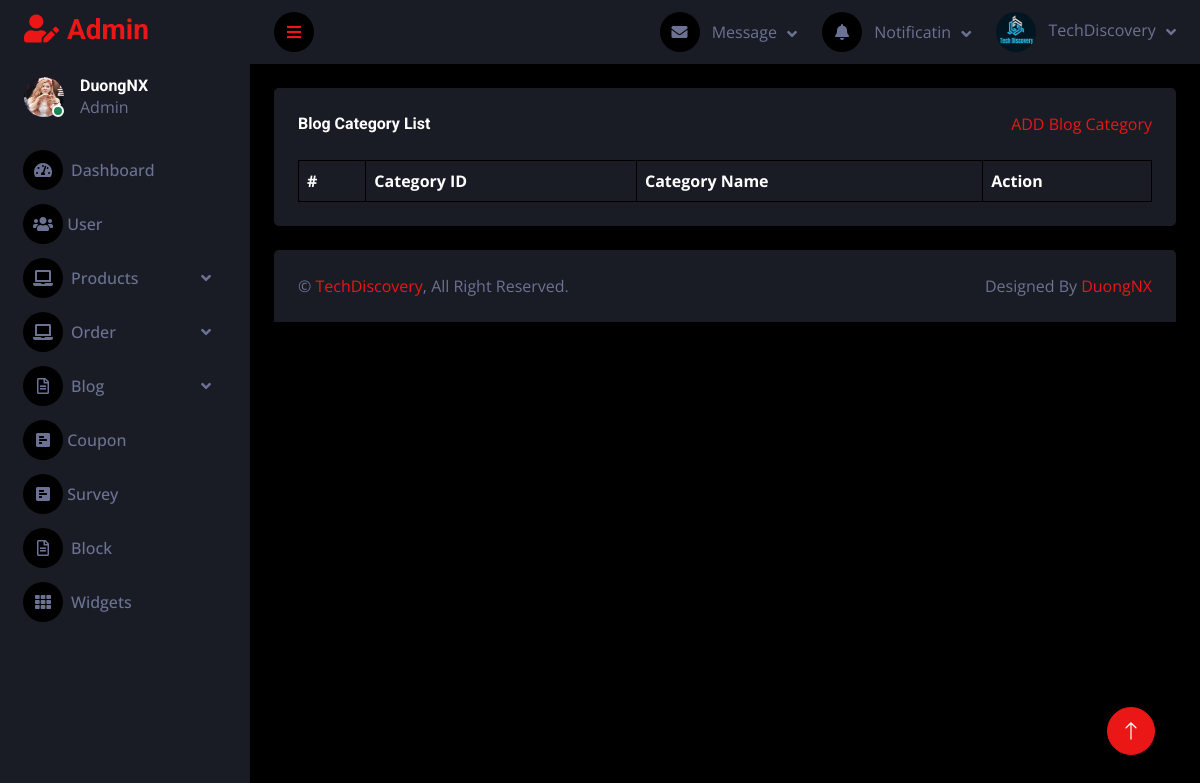
/admin/blog_category_list.php, run on an earlier commit of the app's database.
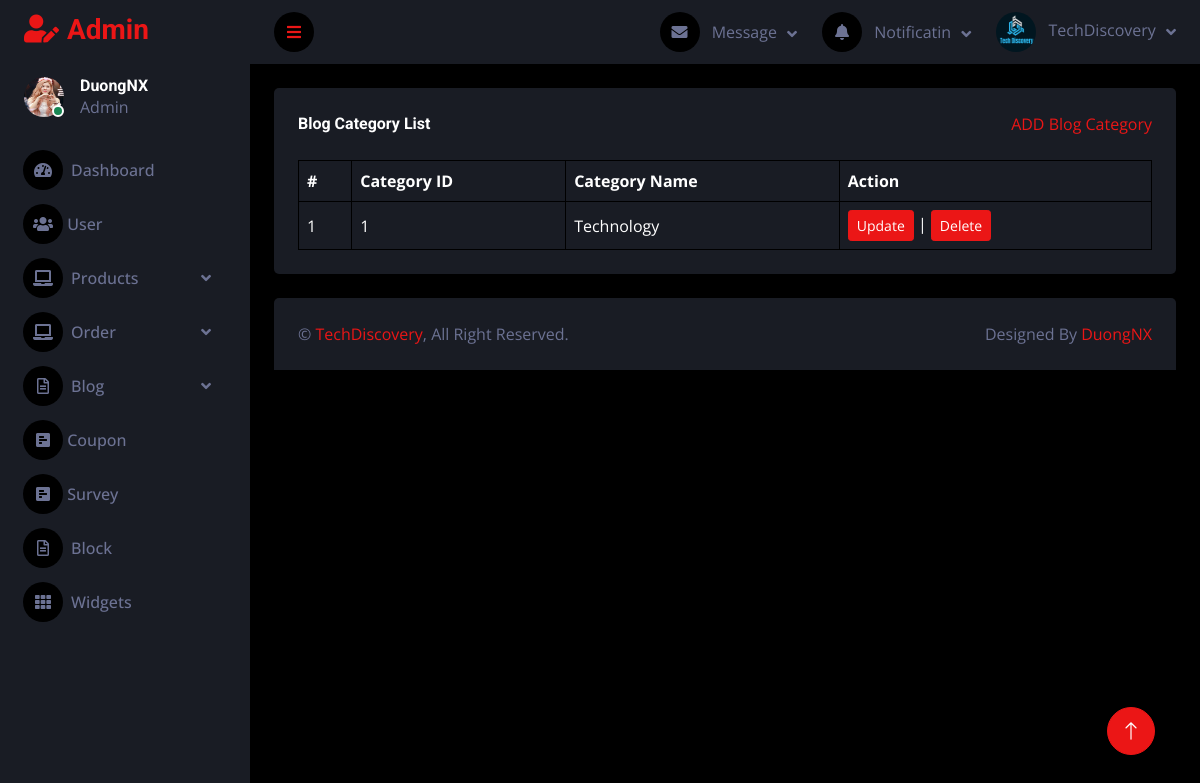
And on a later commit of the database.
### tables this page shows
CREATE TABLE `tbl_blog_category` (
  `blog_cate_id` int(11) NOT NULL,
  `blog_cate_name` varchar(255) NOT NULL
);

### admin/database.php (called while the page is built, shortened)
<?php
class Database
{
    public $host = DB_HOST;
    public $user = DB_USER;
    public $pass = DB_PASS;
    public $dbname = DB_NAME;
    public $link;
    private function connectDB()
    {
        $this->link = new mysqli($this->host, $this->user, $this->pass, $this->dbname);
    }
    public function select($query)
    {
        $result = $this->link->query($query) or die($this->link->error . __LINE__);
        if ($result->num_rows > 0) {
            return $result;
        } else {
            return false;
        }
    }
}
?>

### admin/class/blog_category_class.php (called while the page is built, shortened)
<?php
include 'database.php';
class BlogCategory
{
    private $db;
    public function __construct()
    {
        $this->db = new Database();
    }
    public function show_category_blog()
    {
        $query = "SELECT * FROM tbl_blog_category ORDER BY blog_cate_id DESC";
        $result = $this->db->select($query);
        return $result;
    }
}
?>

### admin/blog_category_list.php (the view, shortened to what this page needs)
<?php
include "header.php";
include "sidebar.php";
include "navbar.php";
include "class/blog_category_class.php";
?>
<div class="container-fluid pt-4 px-4">
    <div class="bg-secondary text-center rounded p-4">
        <div class="d-flex align-items-center justify-content-between mb-4">
            <h6 class="mb-0">Blog Category List</h6>
            <a href="blog_category_add.php">ADD Blog Category</a>
        </div>
        <div class="table-responsive">
            <table class="table text-start align-middle table-bordered table-hover mb-0">
                <thead>
                    <tr class="text-white">
                        <th scope="col">#</th>
                        <th scope="col">Category ID</th>
                        <th scope="col">Category Name</th>
                        <th scope="col">Action</th>
                    </tr>
                </thead>
                <tbody>
                    <?php
                    $blogCategory = new BlogCategory();
                    $categoryList = $blogCategory->show_category_blog();
                    if ($categoryList) {
                        $i = 0;
                        foreach ($categoryList as $category) {
                            $i++;
                    ?>
                            <tr>
                                <td><?php echo $i ?></td>
                                <td><?php echo $category['blog_cate_id'] ?></td>
                                <td><?php echo $category['blog_cate_name'] ?></td>
                                <td>
                                    <a class="btn btn-sm btn-primary" href="blog_category_edit.php?blog_cate_id=<?php echo $category['blog_cate_id'] ?>">Update</a> |
                                    <a class="btn btn-sm btn-primary" href="#" onclick="confirmDelete(<?php echo $category['blog_cate_id']; ?>)">Delete</a>
                                </td>
                            </tr>
                    <?php
                        }
                    }
                    ?>
                </tbody>
            </table>
        </div>
    </div>
</div>
<?php
include "footer.php";

What changed in the data, as far as the page shows it:
added tbl_blog_category: blog_cate_id "1", blog_cate_name "Technology"
